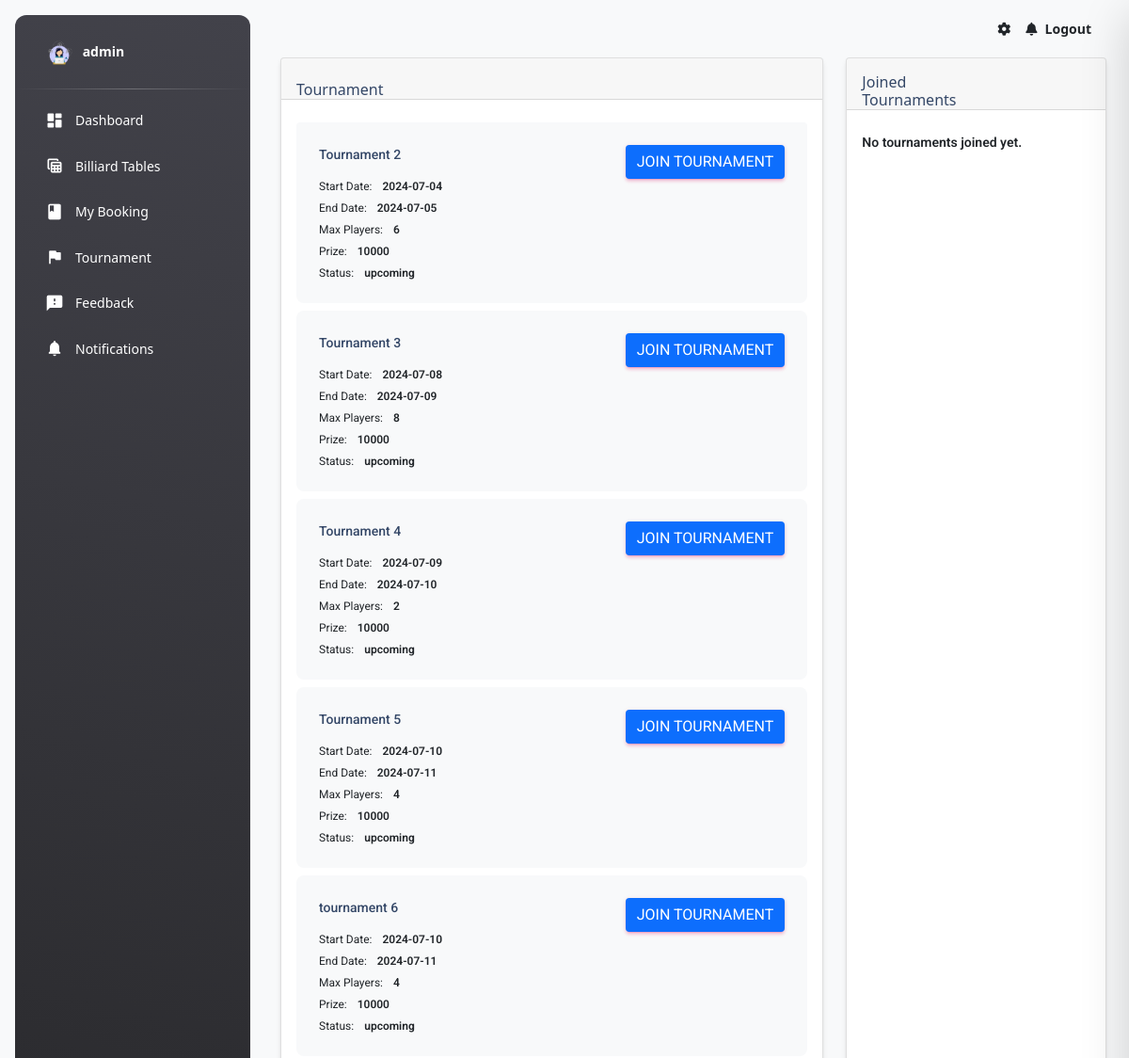
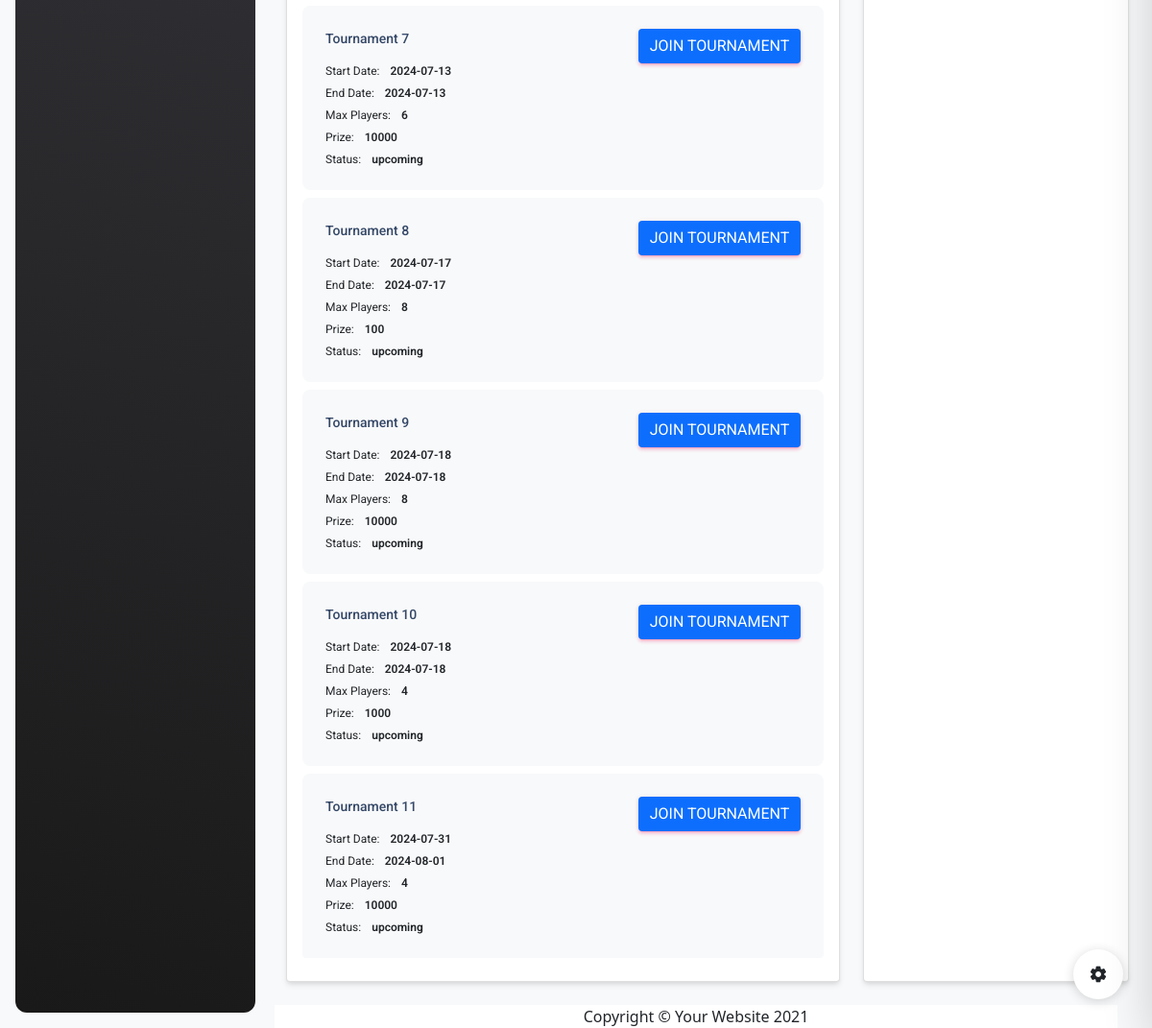
The page /user_tournament.php (signed in) on the database as committed earlier (2 pictures, top to bottom).
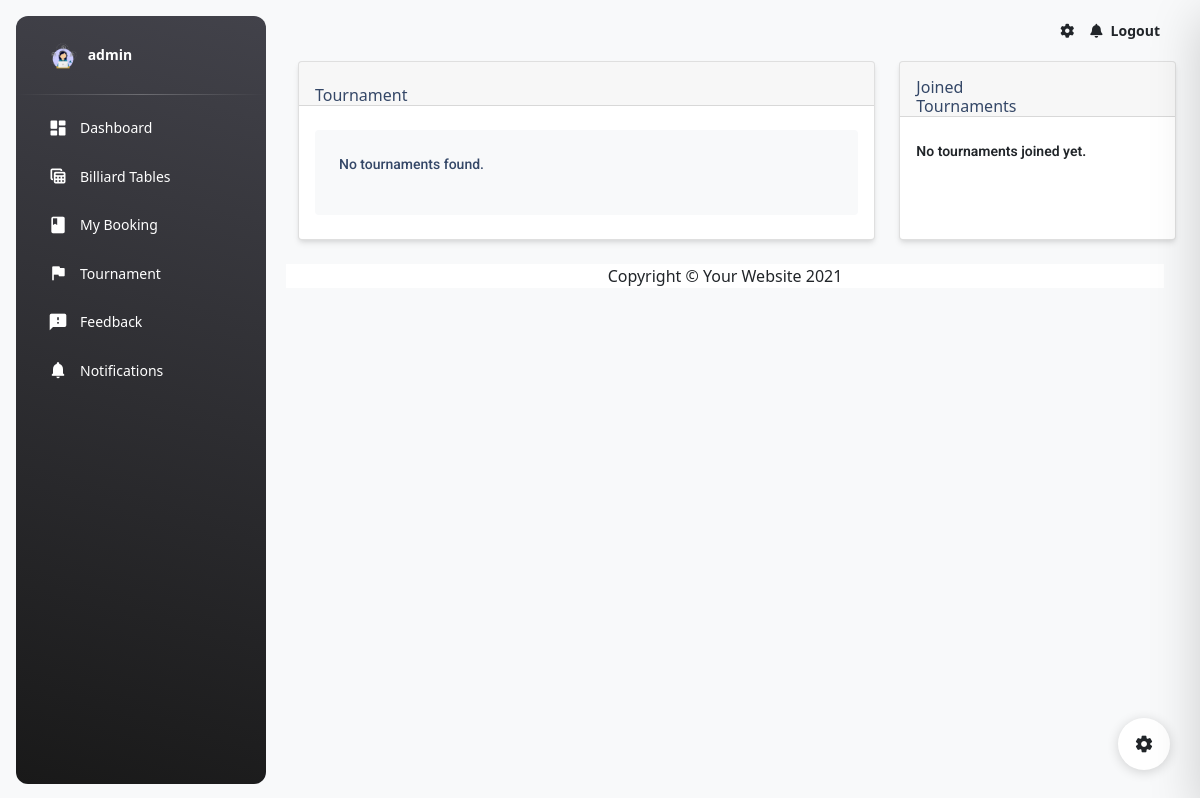
The same page on the database as committed later.
### tables this page shows
CREATE TABLE `tournaments` (
  `tournament_id` int(11) NOT NULL,
  `name` varchar(100) NOT NULL,
  `max_player` int(11) NOT NULL,
  `start_date` date NOT NULL,
  `end_date` date DEFAULT NULL,
  `status` varchar(100) NOT NULL,
  `created_at` varchar(100) NOT NULL,
  `prize` text NOT NULL,
  `fee` decimal(10,2) NOT NULL DEFAULT 0.00
);

### user_tournament.php (the view, shortened to what the changed rows need)
<!DOCTYPE html>
<html lang="en">
   <head>
      <link href="./assets/css/nucleo-icons.css" rel="stylesheet" />
      <link href="./assets/css/nucleo-svg.css" rel="stylesheet" />
      <link id="pagestyle" href="./assets/css/material-dashboard.css?v=3.1.0" rel="stylesheet" />
      <link href="vendor/fontawesome-free/css/all.min.css" rel="stylesheet" type="text/css">
      <link href="https://stackpath.bootstrapcdn.com/bootstrap/5.1.3/css/bootstrap.min.css" rel="stylesheet">
   </head>
   <body class="g-sidenav-show  bg-gray-100">
      <main class="main-content border-radius-lg ">
         <div class="container-fluid">
         <?php
            include 'conn.php';
            $sqlTournaments = "SELECT * FROM tournaments";
            $stmtTournaments = $conn->prepare($sqlTournaments);
            $stmtTournaments->execute();
            $tournaments = $stmtTournaments->fetchAll(PDO::FETCH_ASSOC);
         ?>
         <div class="row">
            <div class="col-lg-8">
               <div class="card">
                     <div class="card-body pt-4 p-3">
                        <ul class="list-group">
                           <?php if (!empty($tournaments)) : ?>
                                 <?php foreach ($tournaments as $tournament) : ?>
                                    <li class="list-group-item border-0 d-flex p-4 mb-2 bg-gray-100 border-radius-lg">
                                       <div class="d-flex flex-column">
                                             <h6 class="mb-3 text-sm"><?php echo htmlspecialchars($tournament['name']); ?></h6>
                                             <span class="mb-2 text-xs">Start Date: <span class="text-dark font-weight-bold ms-sm-2"><?php echo htmlspecialchars($tournament['start_date']); ?></span></span>
                                             <span class="mb-2 text-xs">End Date: <span class="text-dark font-weight-bold ms-sm-2"><?php echo htmlspecialchars($tournament['end_date']); ?></span></span>
                                             <span class="mb-2 text-xs">Max Players: <span class="text-dark font-weight-bold ms-sm-2"><?php echo htmlspecialchars($tournament['max_player']); ?></span></span>
                                             <span class="mb-2 text-xs">Prize: <span class="text-dark font-weight-bold ms-sm-2"><?php echo htmlspecialchars($tournament['prize']); ?></span></span>
                                             <span class="text-xs">Status: <span class="text-dark font-weight-bold ms-sm-2"><?php echo htmlspecialchars($tournament['status']); ?></span></span>
                                       </div>
                                       <div class="ms-auto text-end">
                                             <button type="button" class="btn btn-primary join-tournament" data-tournament-id="<?php echo htmlspecialchars($tournament['tournament_id']); ?>">Join Tournament</button>
                                       </div>
                                    </li>
                                 <?php endforeach; ?>
                           <?php else : ?>
                                 <li class="list-group-item border-0 d-flex p-4 mb-2 bg-gray-100 border-radius-lg">
                                    <div class="d-flex flex-column">
                                       <h6 class="mb-3 text-sm">No tournaments found.</h6>
                                    </div>
                                 </li>
                           <?php endif; ?>
                        </ul>
                     </div>
               </div>
            </div>
         </div>
      </main>
   </body>
</html>

Rows that differ between the two databases and show on the page:
removed tournaments: name "Tournament 2", start_date "2024-07-04", end_date "2024-07-05", max_player "6", prize "10000", status "upcoming"
removed tournaments: name "Tournament 3", start_date "2024-07-08", end_date "2024-07-09", max_player "8", prize "10000", status "upcoming"
removed tournaments: name "Tournament 4", start_date "2024-07-09", end_date "2024-07-10", max_player "2", prize "10000", status "upcoming"
removed tournaments: name "Tournament 5", start_date "2024-07-10", end_date "2024-07-11", max_player "4", prize "10000", status "upcoming"
removed tournaments: name "tournament 6", start_date "2024-07-10", end_date "2024-07-11", max_player "4", prize "10000", status "upcoming"
removed tournaments: name "Tournament 7", start_date "2024-07-13", end_date "2024-07-13", max_player "6", prize "10000", status "upcoming"
removed tournaments: name "Tournament 8", start_date "2024-07-17", end_date "2024-07-17", max_player "8", prize "100", status "upcoming"
removed tournaments: name "Tournament 9", start_date "2024-07-18", end_date "2024-07-18", max_player "8", prize "10000", status "upcoming"
removed tournaments: name "Tournament 10", start_date "2024-07-18", end_date "2024-07-18", max_player "4", prize "1000", status "upcoming"
removed tournaments: name "Tournament 11", start_date "2024-07-31", end_date "2024-08-01", max_player "4", prize "10000", status "upcoming"
Other text that changed with them:
text now shown: "No tournaments found."
